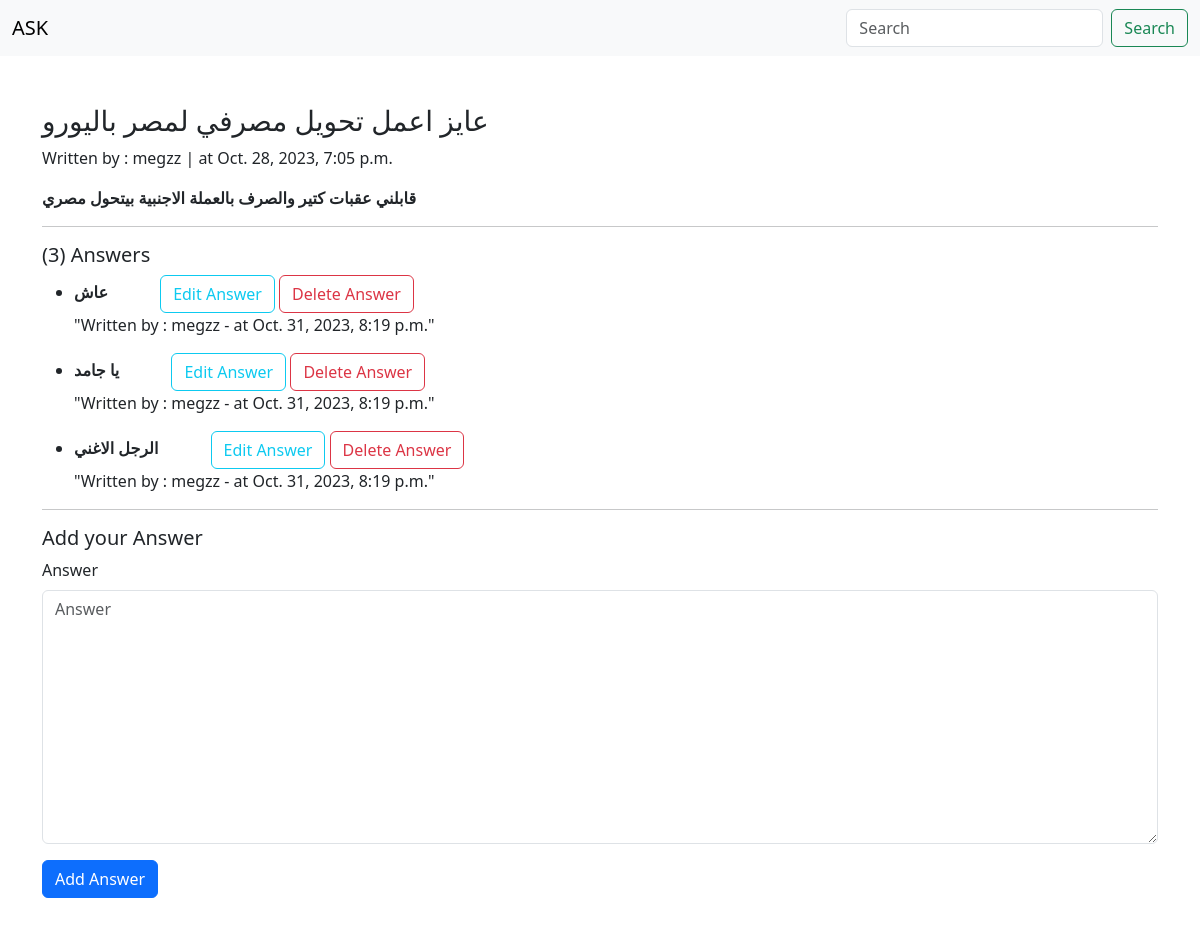
The page /questions/1 on the database as committed earlier.
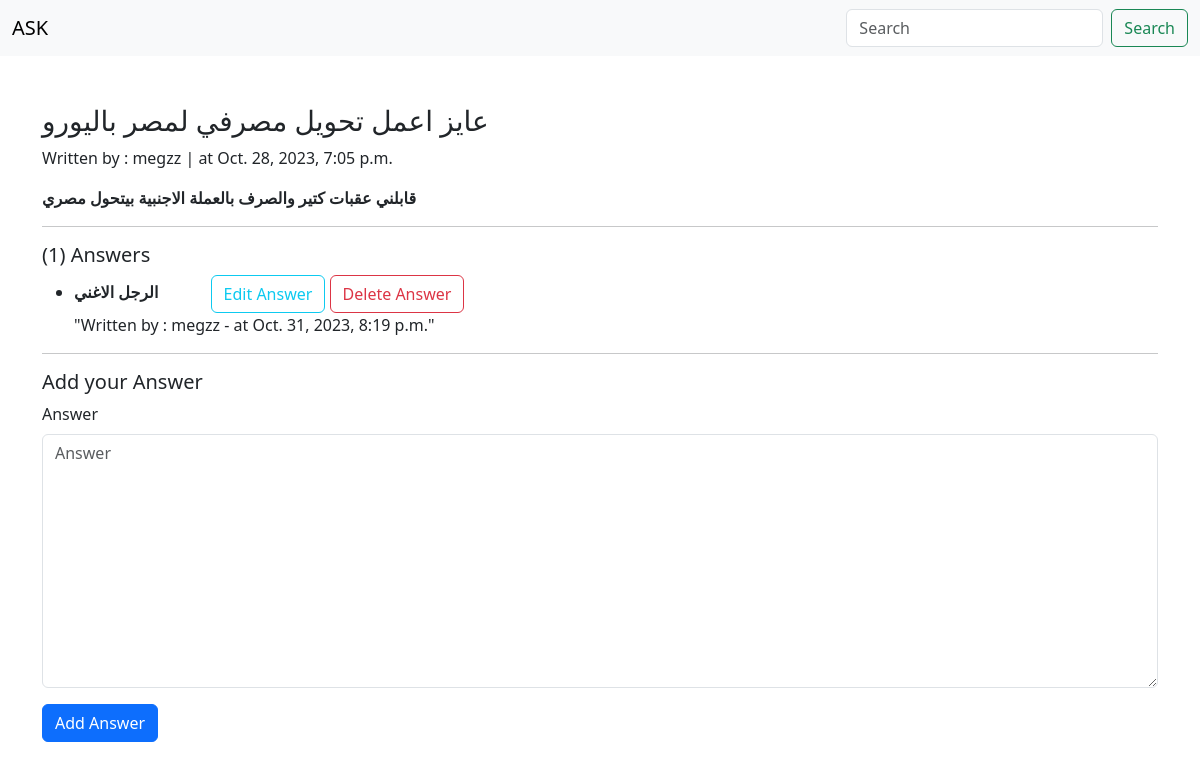
The same page on the database as committed later.
### forum/models.py (models this page shows, shortened)
class Question(models.Model):
    question = models.CharField(max_length=200)
    content = models.TextField(max_length=30000)
    created_at = models.DateTimeField(default=timezone.now)
    tags = TaggableManager()
    author = models.ForeignKey(User, related_name='question_author', on_delete=models.CASCADE)

class Answer(models.Model):
    question = models.ForeignKey(Question, related_name='answer_question', on_delete=models.CASCADE)
    answer = models.TextField(max_length=200)
    author = models.ForeignKey(User, related_name='answer_author', on_delete=models.CASCADE)
    created_at = models.DateTimeField(default=timezone.now)

### forum/views.py (the view)
# urls.py: path('questions/<int:pk>', question_detail),
def question_detail(request,pk):
    question = Question.objects.get(id=pk)
    search2 = Answer.objects.filter(question=question)
    answers = None
    if 'search_name2' in request.GET:
        answers = request.GET['search_name2']
        if answers:
            search2 = search2.filter(answer__icontains=answers)
    if request.method == 'POST':
        form = AnswerForm(request.POST)
        if form.is_valid():
            myform = form.save(commit=False)
            myform.author = request.user
            myform.question = question
            myform.save()
    else:
        form = AnswerForm()
    return render(request, 'forum/question_detail.html', {'question':question , 'answers':search2,'form':form})

### forum/forms.py
class AnswerForm(forms.ModelForm):
    class Meta:
        model = Answer
        fields = ['answer']

### forum/templates/forum/question_detail.html (shortened to what this page needs)
{% load django_bootstrap5 %}
<!doctype html>
<html lang="en">
  <head>
    <link href="https://cdn.jsdelivr.net/npm/bootstrap@5.3.2/dist/css/bootstrap.min.css" rel="stylesheet">
  </head>
  <body>
    <nav class="navbar bg-body-tertiary">
    <div class="container-fluid">
        <a class="navbar-brand" href="/questions">ASK</a>
        <form method="get" class="d-flex" role="search">
        <input class="form-control me-2" type="search" placeholder="Search" name="search_name2">
        <button class="btn btn-outline-success" type="submit">Search</button>
        </form>
    </div>
    </nav>
  <div class="container my-5">
    <h3>{{question.question}}</h3>
    <p>Written by : {{question.author}} | at {{question.created_at}}</p>
    <strong>{{question.content}}</strong>
    <hr>
      <h5>({{question.answer_question.all|length}}) Answers</h5>
      <ul>
      {% for object in  answers %}
      <li>
      <strong> {{object.answer}} </strong>
          <a class="link-offset-2 link-underline link-underline-opacity-0" href="/questions/answer_edit/{{object.id}}">
          <button type="button" class="btn btn-outline-info ms-5">Edit Answer</button>
          </a>
          <a href="/questions/answer_confirm_delete/{{object.id}}"><button type="button" class="btn btn-outline-danger ">Delete Answer</button></a>
      <p>"Written by : {{object.author}}  - at {{object.created_at}}"</p>
      </li>
      {% endfor %}
      </ul>
      <hr>
      <h5>Add your Answer</h5>
      <form method="post">
          {% bootstrap_form form %}
          {% bootstrap_button button_type="submit" content="Add Answer" %}
      </form>
    </div>
  </body>
</html>

Rows that differ between the two databases and show on the page:
removed Answer: answer "عاش", author "megzz", created_at "Oct. 31, 2023, 8:19 p.m."
removed Answer: answer "يا جامد", author "megzz", created_at "Oct. 31, 2023, 8:19 p.m."
computed for Question "عايز اعمل تحويل مصرفي لمصر باليورو": answer_question.all|length "3" → "1"
